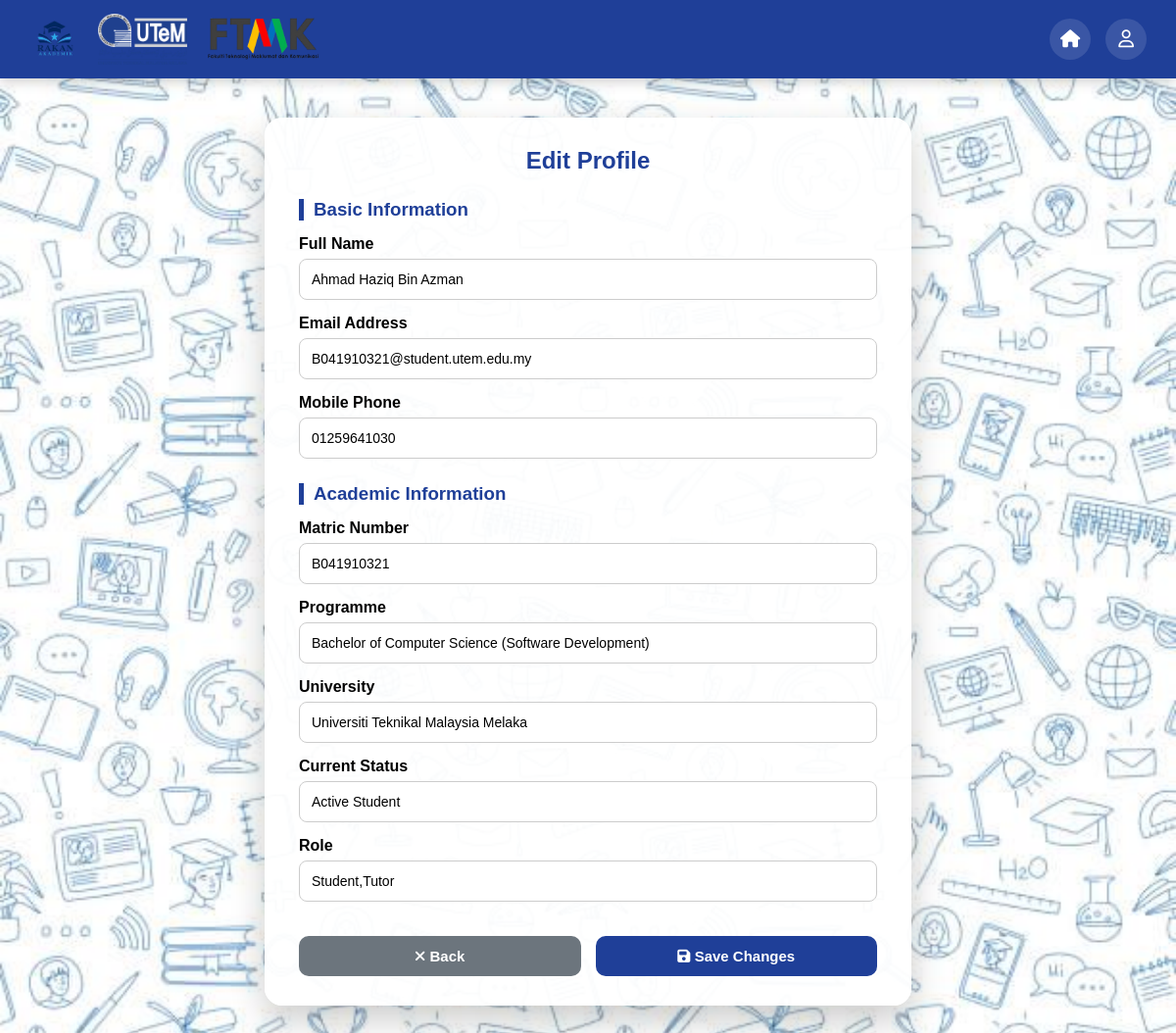
Page /profile_edit.php (signed in) on the committed database.
### tables this page shows
CREATE TABLE `user` (
  `matricNoStudent` varchar(20) NOT NULL COMMENT 'Unique user identifier',
  `name` varchar(100) NOT NULL COMMENT 'User full name',
  `email` varchar(100) DEFAULT NULL COMMENT 'User email address',
  `mobile_phone` varchar(20) DEFAULT NULL COMMENT 'User phone number',
  `gender` varchar(10) NOT NULL COMMENT 'User gender',
  `password` varchar(255) NOT NULL COMMENT 'User password',
  `status` varchar(20) NOT NULL COMMENT 'User account status',
  `role` varchar(20) NOT NULL COMMENT 'User role'
);

CREATE TABLE `tutor` (
  `matricNoTutor` varchar(20) NOT NULL,
  `name` varchar(100) NOT NULL,
  `programme` varchar(100) NOT NULL,
  `institution` varchar(255) NOT NULL,
  `currentStatus` varchar(100) NOT NULL,
  `academicBackground` text NOT NULL,
  `academicStrengths` text NOT NULL,
  `cgpa` decimal(3,2) NOT NULL,
  `availability` varchar(100) NOT NULL,
  `contactNumber` varchar(20) NOT NULL,
  `email` varchar(100) NOT NULL,
  `matricNoStudent` varchar(20) NOT NULL,
  `expertise` varchar(100) NOT NULL
);

### profile_edit.php (the view, shortened to what this page needs)
<?php
include("db_connect.php");
$matric = $_SESSION['matric'];
$sqlUser = mysqli_query($conn, "
SELECT *
FROM user
WHERE matricNoStudent='$matric'
");
$user = mysqli_fetch_assoc($sqlUser);
$name   = $user['name'];
$email  = $user['email'];
$phone  = $user['mobile_phone'];
$role   = trim($user['role']);
$status = $user['status'];
$roles = array_map('trim', explode(",", $role));
$isTutor = in_array("Tutor", $roles);
$isStudent = in_array("Student", $roles);
if ($isTutor) {
    $dashboard = "dashboard.php";
} elseif ($isStudent) {
    $dashboard = "student_dashboard.php";
} else {
    $dashboard = "login.php";
}
$programme      = "-";
$currentStatus  = "-";
if (!$isTutor) {
    $sqlStudent = mysqli_query($conn, "
    SELECT *
    FROM student
    WHERE matricNoStudent='$matric'
    ");
    if (mysqli_num_rows($sqlStudent) > 0) {
        $student = mysqli_fetch_assoc($sqlStudent);
        $programme = $student['course'];
        $currentStatus = $status;
    }
} else {
    $sqlTutor = mysqli_query($conn, "
    SELECT *
    FROM tutor
    WHERE matricNoTutor='$matric'
    ");
    if (mysqli_num_rows($sqlTutor) > 0) {
        $tutor = mysqli_fetch_assoc($sqlTutor);
        $programme = $tutor['programme'];
        $currentStatus = $tutor['currentStatus'];
    }
}
?>
<!DOCTYPE html>
<html lang="en">
<head>
    <link rel="stylesheet"
        href="https://cdnjs.cloudflare.com/ajax/libs/font-awesome/6.5.1/css/all.min.css">
</head>
<body>
    <header>
        <div class="logo">
            <img src="images/logoRakan.png" alt="Rakan Akademik">
            <img src="images/logoUtem.png" alt="UTeM">
            <img src="images/logoFtmk.png" alt="FTMK">
        </div>
        <div class="icons">
            <a href="<?php echo $dashboard; ?>" class="icon-btn" title="Home">
                <i class="fas fa-home"></i>
            </a>
            <a href="profile.php" class="icon-btn" title="Profile">
                <i class="far fa-user"></i>
            </a>
        </div>
    </header>
    <form method="POST">
        <h2>Edit Profile</h2>
        <h3>Basic Information</h3>
        <label>Full Name</label>
        <input
            type="text"
            name="name"
            value="<?php echo htmlspecialchars($name); ?>"
            required>
        <label>Email Address</label>
        <input
            type="email"
            name="email"
            value="<?php echo htmlspecialchars($email); ?>"
            required>
        <label>Mobile Phone</label>
        <input
            type="tel"
            name="phone"
            pattern="[0-9]{10,11}"
            maxlength="11"
            value="<?php echo htmlspecialchars($phone); ?>"
            required>
        <h3>Academic Information</h3>
        <label>Matric Number</label>
        <input
            type="text"
            value="<?php echo htmlspecialchars($matric); ?>"
            readonly>
        <label>Programme</label>
        <input
            type="text"
            value="<?php echo htmlspecialchars($programme); ?>"
            readonly>
        <label>University</label>
        <input
            type="text"
            value="Universiti Teknikal Malaysia Melaka"
            readonly>
        <label>Current Status</label>
        <input
            type="text"
            value="<?php echo htmlspecialchars($currentStatus); ?>"
            readonly>
        <label>Role</label>
        <input
            type="text"
            value="<?php echo htmlspecialchars($role); ?>"
            readonly>
        <div class="button-group">
            <button
                type="button"
                class="cancel-btn"
                onclick="window.location='profile.php';">
                <i class="fas fa-times"></i>
                Back
            </button>
            <button
                type="submit"
                name="btnUpdate"
                class="save-btn">
                <i class="fas fa-save"></i>
                Save Changes
            </button>
        </div>
    </form>
</body>
</html>

### profile_edit.php (style rules this page uses)
* { margin: 0; padding: 0; box-sizing: border-box; font-family: Arial, sans-serif; }
body { background-image: url('images/edubackground.jpg'); background-size: cover; background-position: center; background-repeat: no-repeat; background-attachment: fixed; }
header { background: #1f3f98; height: 80px; display: flex; justify-content: space-between; align-items: center; padding: 0 30px; box-shadow: 0 3px 12px rgba(0, 0, 0, 0.2); }
.logo { display: flex; align-items: center; gap: 18px; }
.logo img { height: 52px; width: auto; }
.icons { display: flex; gap: 15px; }
.icon-btn { width: 42px; height: 42px; display: flex; justify-content: center; align-items: center; text-decoration: none; border-radius: 50%; color: white; background: rgba(255, 255, 255, .12); transition: .25s; }
.icon-btn i { font-size: 18px; }
form { width: 55%; margin: 40px auto; background: rgba(255, 255, 255, .95); padding: 30px 35px; border-radius: 18px; box-shadow: 0 15px 35px rgba(0, 0, 0, .2); }
h2 { text-align: center; color: #1f3f98; margin-bottom: 20px; }
h3 { margin-top: 25px; color: #1f3f98; border-left: 5px solid #1f3f98; padding-left: 10px; }
label { display: block; margin-top: 15px; font-weight: bold; }
input { width: 100%; padding: 12px; margin-top: 6px; border: 1px solid #ccc; border-radius: 8px; font-size: 14px; }
.button-group { display: flex; gap: 15px; margin-top: 35px; }
.button-group button { flex: 1; padding: 12px; border: none; border-radius: 10px; color: white; cursor: pointer; font-size: 15px; font-weight: bold; transition: .2s; }
.cancel-btn { background: #6c757d; }
.save-btn { background: #1f3f98; }

### rows in the picture
user: name "Ahmad Haziq Bin Azman", email "B041910321@student.utem.edu.my", phone "01259641030", role "Student,Tutor"
tutor: programme "Bachelor of Computer Science (Software Development)", currentStatus "Active Student"
